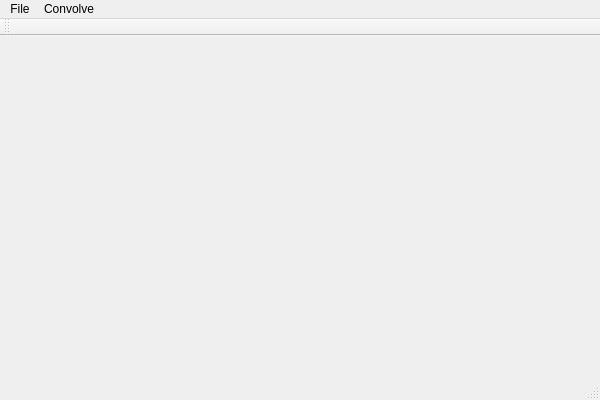
<?xml version="1.0" encoding="UTF-8"?>
<ui version="4.0">
 <class>ImageConvolutionClass</class>
 <widget class="QMainWindow" name="ImageConvolutionClass">
  <property name="geometry">
   <rect>
    <x>0</x>
    <y>0</y>
    <width>600</width>
    <height>400</height>
   </rect>
  </property>
  <property name="windowTitle">
   <string>ImageConvolution</string>
  </property>
  <widget class="QWidget" name="centralWidget"/>
  <widget class="QMenuBar" name="menuBar">
   <property name="geometry">
    <rect>
     <x>0</x>
     <y>0</y>
     <width>600</width>
     <height>21</height>
    </rect>
   </property>
   <widget class="QMenu" name="menuFile">
    <property name="title">
     <string>File</string>
    </property>
    <addaction name="actionOpen"/>
    <addaction name="actionSave"/>
    <addaction name="actionExit"/>
   </widget>
   <widget class="QMenu" name="menuConvolve">
    <property name="title">
     <string>Convolve</string>
    </property>
    <addaction name="actionSet_Kernel"/>
    <addaction name="actionApply_Kernel"/>
   </widget>
   <addaction name="menuFile"/>
   <addaction name="menuConvolve"/>
  </widget>
  <widget class="QToolBar" name="mainToolBar">
   <attribute name="toolBarArea">
    <enum>TopToolBarArea</enum>
   </attribute>
   <attribute name="toolBarBreak">
    <bool>false</bool>
   </attribute>
  </widget>
  <widget class="QStatusBar" name="statusBar"/>
  <action name="actionOpen">
   <property name="text">
    <string>Open</string>
   </property>
   <property name="toolTip">
    <string>Open Image</string>
   </property>
   <property name="shortcut">
    <string>Ctrl+O</string>
   </property>
  </action>
  <action name="actionExit">
   <property name="text">
    <string>Exit</string>
   </property>
   <property name="toolTip">
    <string>Exit Application</string>
   </property>
   <property name="shortcut">
    <string>Ctrl+Q</string>
   </property>
  </action>
  <action name="actionSave">
   <property name="text">
    <string>Save</string>
   </property>
   <property name="toolTip">
    <string>Save Image</string>
   </property>
   <property name="shortcut">
    <string>Ctrl+S</string>
   </property>
  </action>
  <action name="actionSet_Kernel">
   <property name="text">
    <string>Set Kernel</string>
   </property>
   <property name="toolTip">
    <string>Set Convolution Kernel</string>
   </property>
   <property name="shortcut">
    <string>Ctrl+K</string>
   </property>
  </action>
  <action name="actionApply_Kernel">
   <property name="text">
    <string>Apply Kernel</string>
   </property>
   <property name="toolTip">
    <string>Apply Kernel to the loaded image</string>
   </property>
   <property name="shortcut">
    <string>Ctrl+P</string>
   </property>
  </action>
 </widget>
 <layoutdefault spacing="6" margin="11"/>
 <resources>
  <include location="imageconvolution.qrc"/>
 </resources>
 <connections>
  <connection>
   <sender>actionExit</sender>
   <signal>triggered()</signal>
   <receiver>ImageConvolutionClass</receiver>
   <slot>close()</slot>
   <hints>
    <hint type="sourcelabel">
     <x>-1</x>
     <y>-1</y>
    </hint>
    <hint type="destinationlabel">
     <x>299</x>
     <y>199</y>
    </hint>
   </hints>
  </connection>
 </connections>
</ui>
